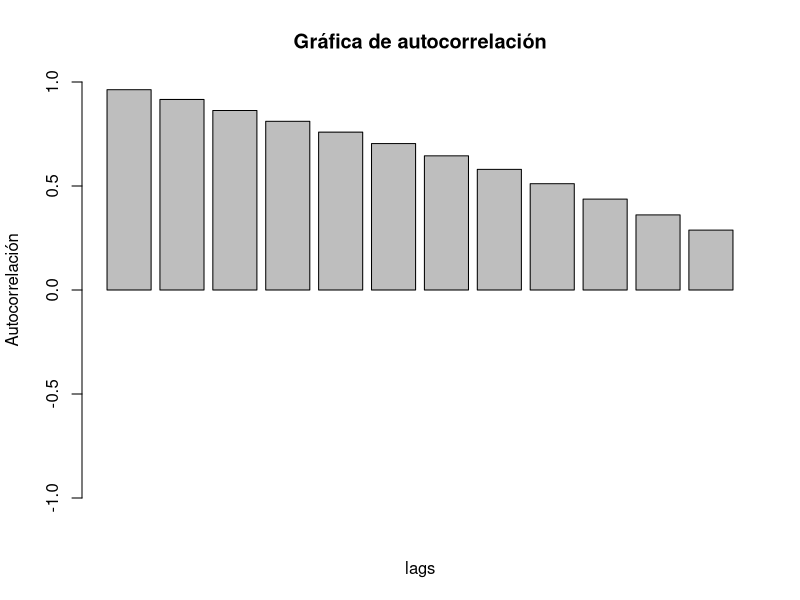

Write R code to recreate this figure.
## ---- chunk 1
LAG <- seq(1:12)
AC <- c(0.963,0.916,0.863,0.811,0.759,0.704,0.645,0.580,0.511,0.437,0.361,0.288)
Qstat <- c(91.476,186.54,266.38,337.52,400.57,455.35,501.74,539.77,569.60,591.62,606.86,616.62)
prob <-rep(0,12)

tabla <- cbind(LAG,AC,Qstat,prob)
tabla <- as.data.frame(tabla)
head(tabla)
## ---- chunk 2
barplot(AC, ylim=c(-1,1), main = "Gráfica de autocorrelación", xlab="lags", ylab="Autocorrelación")

